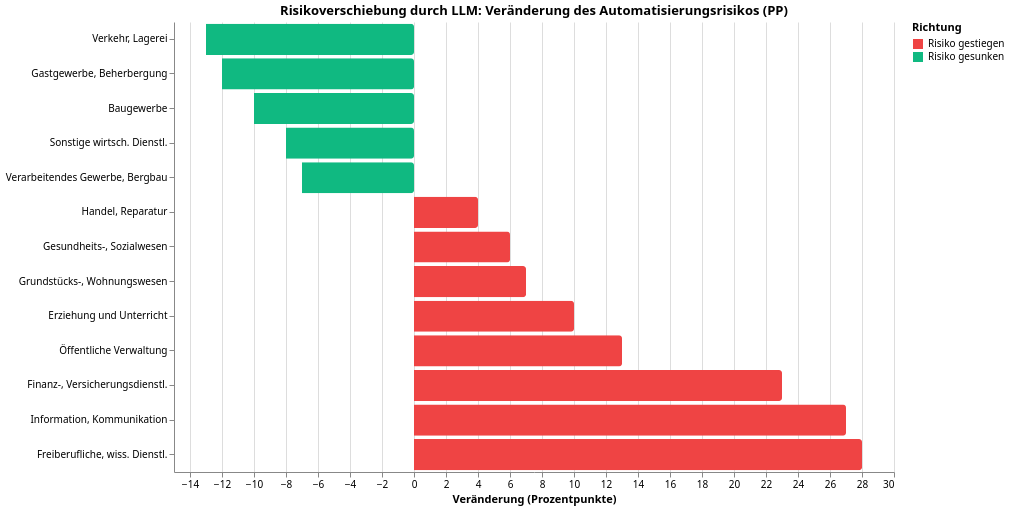

Write a Vega-Lite specification for this figure.
### Vega-Lite specification from a JSON file in a GitHub repository (floating-point values rounded to 4 significant figures)
{"$schema": "https://vega.github.io/schema/vega-lite/v5.json", "config": {"font": "Switzer, system-ui, sans-serif", "view": {"stroke": "transparent"}}, "data": {"values": [{"Richtung": "Risiko gesunken", "Sektor": "Verkehr, Lagerei", "Verschiebung PP": -13}, {"Richtung": "Risiko gesunken", "Sektor": "Gastgewerbe, Beherbergung", "Verschiebung PP": -12}, {"Richtung": "Risiko gesunken", "Sektor": "Baugewerbe", "Verschiebung PP": -10}, {"Richtung": "Risiko gesunken", "Sektor": "Sonstige wirtsch. Dienstl.", "Verschiebung PP": -8}, {"Richtung": "Risiko gesunken", "Sektor": "Verarbeitendes Gewerbe, Bergbau", "Verschiebung PP": -7}, {"Richtung": "Risiko gestiegen", "Sektor": "Handel, Reparatur", "Verschiebung PP": 4}, {"Richtung": "Risiko gestiegen", "Sektor": "Gesundheits-, Sozialwesen", "Verschiebung PP": 6}, {"Richtung": "Risiko gestiegen", "Sektor": "Grundstücks-, Wohnungswesen", "Verschiebung PP": 7}, {"Richtung": "Risiko gestiegen", "Sektor": "Erziehung und Unterricht", "Verschiebung PP": 10}, {"Richtung": "Risiko gestiegen", "Sektor": "Öffentliche Verwaltung", "Verschiebung PP": 13}, {"Richtung": "Risiko gestiegen", "Sektor": "Finanz-, Versicherungsdienstl.", "Verschiebung PP": 23}, {"Richtung": "Risiko gestiegen", "Sektor": "Information, Kommunikation", "Verschiebung PP": 27}, {"Richtung": "Risiko gestiegen", "Sektor": "Freiberufliche, wiss. Dienstl.", "Verschiebung PP": 28}]}, "encoding": {"color": {"field": "Richtung", "scale": {"domain": ["Risiko gestiegen", "Risiko gesunken"], "range": ["#ef4444", "#10b981"]}, "type": "nominal"}, "x": {"field": "Verschiebung PP", "title": "Veränderung (Prozentpunkte)", "type": "quantitative"}, "y": {"field": "Sektor", "sort": {"field": "Verschiebung PP", "order": "ascending"}, "title": null, "type": "nominal"}}, "height": 450, "mark": {"cornerRadiusEnd": 3, "type": "bar"}, "title": "Risikoverschiebung durch LLM: Veränderung des Automatisierungsrisikos (PP)", "width": 720}
